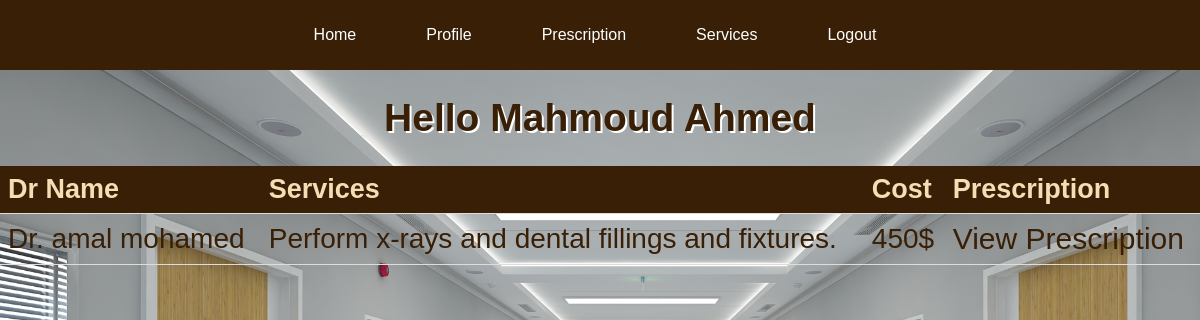
/patient_workflow/pre.php (signed in), run on the app's committed database.
### tables this page shows
CREATE TABLE `doctors` (
  `id` int(11) NOT NULL,
  `name` varchar(100) NOT NULL,
  `phone` varchar(11) NOT NULL,
  `email` varchar(100) NOT NULL,
  `password` varchar(8) NOT NULL,
  `date_from` date DEFAULT NULL,
  `date_to` date DEFAULT NULL,
  `time_from` time DEFAULT NULL,
  `time_to` time DEFAULT NULL,
  `profile_image` varchar(100) DEFAULT NULL
);

CREATE TABLE `services` (
  `service` varchar(100) NOT NULL,
  `id` int(11) NOT NULL,
  `price` varchar(100) NOT NULL
);

### prescription_database/prescription_database.php (called while the page is built, shortened)
<?php
function database_select_prescription_info_to_patient($MRN){
    $conn = database_connect();
    $stmt = mysqli_prepare($conn,'
    SELECT d.name,d.id, s.service, s.price
    FROM patient p
    JOIN doctors d ON p.doctor_id = d.id
    JOIN services s ON p.service_id = s.id
    WHERE p.MRN = ?
');
    mysqli_stmt_bind_param($stmt, 'i', $MRN);
    mysqli_stmt_execute($stmt);
    $result = mysqli_stmt_get_result($stmt);
    $prescriptions = mysqli_fetch_all($result, MYSQLI_ASSOC);
    return $prescriptions;
}

### patient_workflow/pre.php (the view, shortened to what this page needs)
<?php
    require_once __DIR__ . '/../prescription_database/prescription_database.php';
    $patients=database_select_prescription_info_to_patient($_SESSION['patient']->MRN);
?>
<!DOCTYPE html>
<html lang="en">
<head>
    <link rel="stylesheet" href="../css/pre_p.css">
</head>
<body>
<nav class="navbar">
            <ul>
            <li><a href="P_dec.php">Home</a></li>
                <li><a href="profile.php">Profile</a></li>
                <li><a href="pre.php">Prescription</a></li>
                <li><a href="../service_workflow/service.php">Services</a></li>
                <li><a href="logout.php">Logout</a></li>
            </ul>
        </nav>
    <h1>Hello <?=$_SESSION['patient']->name?></h1>
    <table>
        <thead>
            <tr>
                <th>Dr Name</th>
                <th>Services</th>
                <th>Cost</th>
                <th> Prescription</th>
            </tr>
        </thead>
        <tbody>
            <?php foreach($patients as $patient):?>
            <tr>
                <td>Dr. <?= $patient['name']?></td>
                <td><?= $patient['service']?></td>
                <td><?= $patient['price']?></td>
                <td><a href="view.php?id=<?=$patient['id']?>">View Prescription</a></td>
            </tr>
           <?php endforeach;?>
        </tbody>
    </table>
</body>
</html>

### css/pre_p.css (style rules this page uses)
body { margin: 0; padding: 0; font-family: Arial, sans-serif; background-image: url(/images/OIP4.jpg); background-size: cover; background-repeat: no-repeat; background-attachment: fixed; }
.navbar { background-color: rgb(56, 31, 6); color: #fff; height: 70px; display: flex; justify-content: space-around; align-items: center; padding: 0; margin: 0; }
.navbar ul { list-style: none; padding: 10px; display: flex; }
.navbar ul li { margin-right: 25px; margin-left: 15px; padding: 15px; }
.navbar a { color: #fff; text-decoration: none; }
h1 { margin-top: 20; color: rgb(56, 31, 6); font-size: 39px; text-align: center; text-transform: capitalize; text-shadow: 2px 2px white; }
table { border-collapse: collapse; width: 100%; margin: auto; }
th { text-align: left; padding: 8px; border-bottom: 1px solid #ddd; font-size: 27px; color: wheat; background-color: rgb(56, 31, 6); }
td { text-align: left; padding: 8px; border-bottom: 1px solid #ddd; font-size: 28px; color: rgb(56, 31, 6); }
td a { text-decoration: none; color: rgb(56, 31, 6); pointer-events: painted; font-size: 30px; }

### data on the page
doctors: name "amal mohamed", services.service "Perform x-rays and dental fillings and fixtures.", services.price "450$"

### other printed values
$_SESSION['patient']->name "Mahmoud Ahmed"
